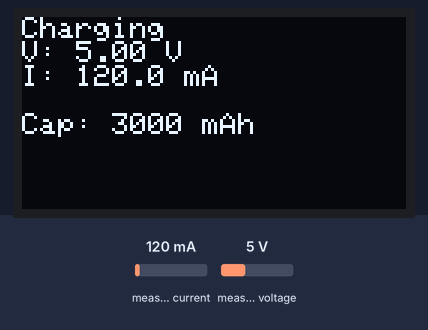
Bench run of a sketch on a simulated ESP32. Shown: 128×64 one-colour display. Inputs (shaded band) come from the test bench; at power-on: measured current 120 mA, measured voltage 5 V. What the sketch prints to the serial monitor is not drawn.

Above: at 3.2 s.
3.3 s: measured current set to 1500 mA
At 4.7 s:
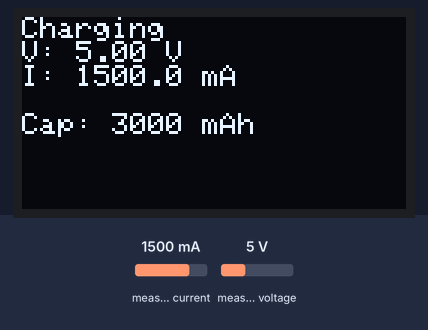
7.6 s: measured voltage set to 0.3 V
At 8.9 s:
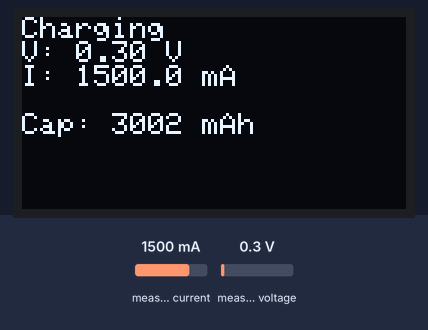
11.7 s: measured current set to 40 mA
At 13.0 s:
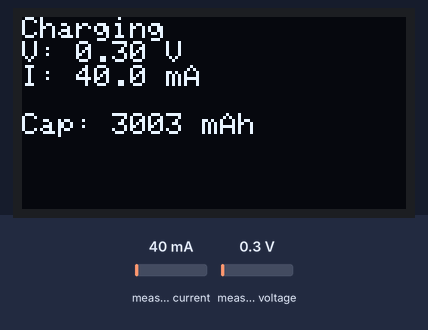
13.7 s: measured voltage set to 3.8 V
At 15.6 s:
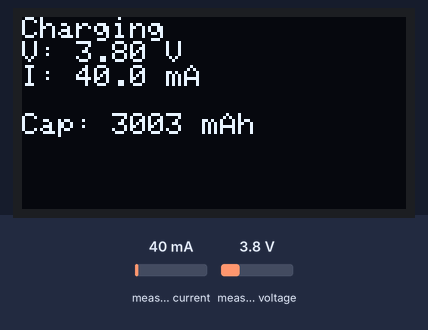
Timing chart, 0 to 17.1 s (numbered marks = the images above; inputs shaded):
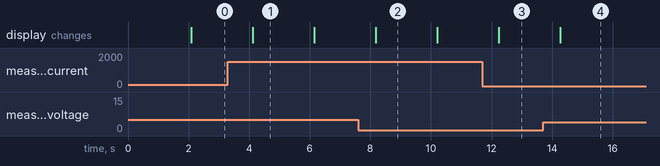

The sketch:

charging_section_seperate.ino
```cpp
#include <Wire.h>
#include <Adafruit_INA219.h>
#include <Adafruit_SSD1306.h>

#define SCREEN_WIDTH 128
#define SCREEN_HEIGHT 64
#define OLED_RESET -1
Adafruit_SSD1306 display(SCREEN_WIDTH, SCREEN_HEIGHT, &Wire, OLED_RESET);
Adafruit_INA219 ina219_charge(0x41);

float capacity_mAh = 3000.0; // Initial battery capacity
unsigned long lastMillis = 0;

void setup() {
  Serial.begin(115200);
  while (!Serial) delay(1);

  // Initialize I2C with SDA=GPIO21, SCL=GPIO22
  Wire.begin(21, 22);

  // Initialize INA219 (0x41)
  if (!ina219_charge.begin()) {
    Serial.println("INA219 (0x41) failed. Check wiring: SDA->GPIO21, SCL->GPIO22, VCC->3V3, GND->GND, A0->VCC, A1->GND, VIN+->TP4056 OUT+, VIN-->Battery +");
    while (1) delay(10);
  }

  // Initialize OLED
  if (!display.begin(SSD1306_SWITCHCAPVCC, 0x3C)) {
    Serial.println("SSD1306 failed. Check wiring: SDA->GPIO21, SCL->GPIO22, VCC->3V3, GND->GND");
    while (1) delay(10);
  }

  display.clearDisplay();
  display.setTextSize(1);
  display.setTextColor(SSD1306_WHITE);
  display.setCursor(0, 0);
  display.println("Charge Mode");
  display.display();
  Serial.println("Charge Mode Started");
  delay(2000);
}

void loop() {
  unsigned long currentMillis = millis();
  float delta_t = (currentMillis - lastMillis) / 1000.0;
  lastMillis = currentMillis;

  // Read charge measurements
  float shunt_charge_mV = ina219_charge.getShuntVoltage_mV();
  float bus_charge_V = ina219_charge.getBusVoltage_V();
  float current_charge_mA = ina219_charge.getCurrent_mA();

  float charge_V = bus_charge_V;

  // Update capacity
  capacity_mAh += (current_charge_mA * delta_t / 3600.0);
  if (capacity_mAh < 0) capacity_mAh = 0;
  if (capacity_mAh > 5000) capacity_mAh = 5000; // Adjust max based on battery

  // Serial output
  Serial.print("Charge V: "); Serial.print(charge_V, 2);
  Serial.print(" V | Charge I: "); Serial.print(current_charge_mA, 2);
  Serial.print(" mA | Cap: "); Serial.print(capacity_mAh, 2);
  Serial.println(" mAh");

  // OLED output
  display.clearDisplay();
  display.setCursor(0, 0);
  display.println("Charging");
  display.print("V: "); display.print(charge_V, 2); display.println(" V");
  display.setCursor(0, 16);
  display.print("I: "); display.print(current_charge_mA, 1); display.println(" mA");
  display.setCursor(0, 32);
  display.print("Cap: "); display.print((int)capacity_mAh); display.println(" mAh");
  display.display();

  delay(2000);
}
```

Measured:
- after the input at 3.3 s, the display: changes after 0.82 s (image 1)
- after the input at 11.7 s, the display: changes after 0.54 s (image 3)
- after the input at 13.7 s, the display: changes after 0.57 s (image 4)
- what the display in image 1 shows lasts 2.0 s, from 4.1 s to 6.1 s
